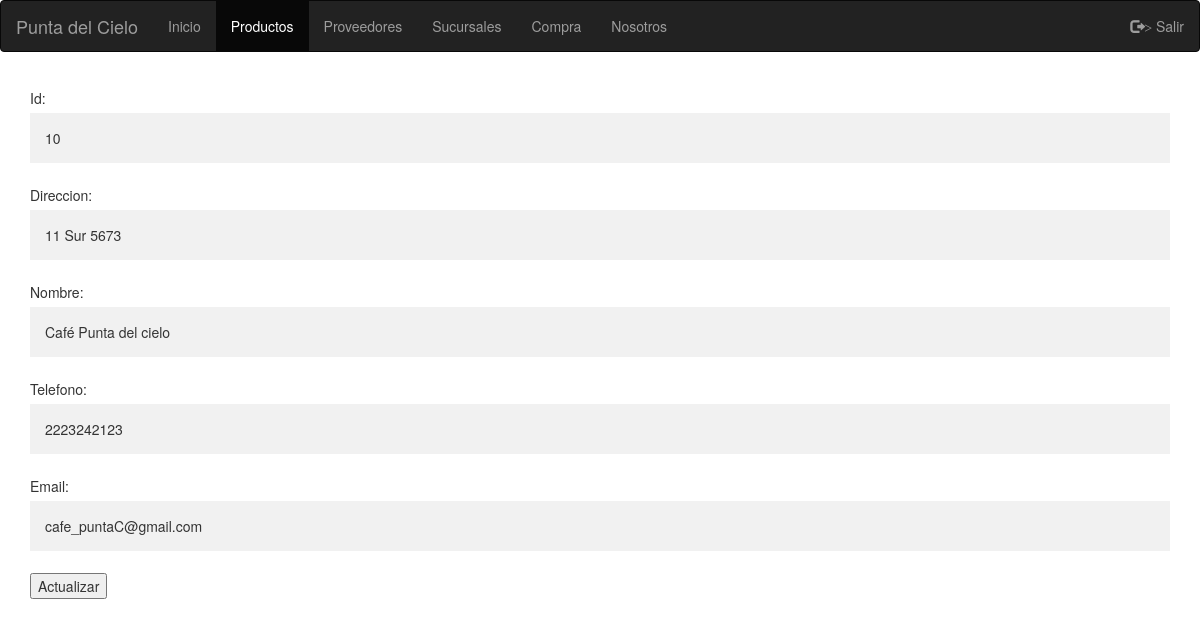
The app's page /worker/modificarProvedores.php?id_proveedor=10 with its own data.
### tables this page shows
CREATE TABLE `proveedor` (
  `id_proveedor` int(11) NOT NULL,
  `direccion` varchar(70) DEFAULT NULL,
  `nombre` varchar(30) DEFAULT NULL,
  `telefono` varchar(15) DEFAULT NULL,
  `email` varchar(40) DEFAULT NULL
);

### worker/modificarProvedores.php (the view, shortened to what this page needs)
<!DOCTYPE html>
<html>
<head>
	<link rel="stylesheet" type="text/css" href="../style/stylesBS.css">
	<link rel="stylesheet" href="https://maxcdn.bootstrapcdn.com/bootstrap/3.3.7/css/bootstrap.min.css">
</head>
<body>
		<nav class="navbar navbar-inverse">
			<div class="container-fluid">
				<div class="navbar-header">
	    		<a class="navbar-brand" href="../index_log.php"> Punta del Cielo </a>
				</div>
				<ul class="nav navbar-nav">
					<li><a href="../index_log.php"> Inicio </a></li>
					<li class="active"><a href="productos.php"> Productos </a></li>
					<li><a href="proveedores.php"> Proveedores </a></li>
					<li><a href="sucursales.php"> Sucursales </a></li>
					<li><a href="agregarC.php"> Compra </a></li>
					<li><a href="nosotros.php"> Nosotros </a></li>
		 		</ul>
				<ul class="nav navbar-nav navbar-right">
					<li><a action href="index.php"><span class="glyphicon glyphicon-log-out" name="salir" value="salir">></span> Salir </a></li>
				</ul>
			</div>
		</nav>
 <div class="container">
	 <?php
	 $id=$_GET['id_proveedor'];
	 $link=mysqli_connect("localhost","root","");
	 mysqli_select_db($link,"puntadelcielo");
	 $result=mysqli_query($link,"SELECT *FROM proveedor where id_proveedor=$id");
	 echo "<table border = '1'>";
	 while ($row = mysqli_fetch_array($result)) {
		 $id=$row['id_proveedor'];
		 $dir=utf8_encode($row['direccion']);
		 $nom=utf8_encode($row['nombre']);
		 $tel=$row['telefono'];
		 $email=utf8_encode($row['email']);
		 echo "<form action=\"actualizarProvedores.php\" method=\"post\">
		 Id: <input value=\"$id\" type=\"text\"  disabled/>
		 <input value=\"$id\" type=\"hidden\" name=\"id_proveedor\" />
		 <br>
		 Direccion:<br>
		 <input type=\"text\" name=\"direccion\" value=\"$dir\">
		 <br>
		 Nombre:<br>
		 <input type=\"text\" name=\"nombre\" value=\"$nom\">
		 <br>
		 Telefono:<br>
		 <input type=\"text\" name=\"telefono\" value=\"$tel\">
		 <br>
		 Email:<br>
		 <input type=\"text\" name=\"email\" value=\"$email\">
		 <br>
		 <input type=\"submit\" value=\"Actualizar\">
		 </form> ";
	 }
	 ?>
 </div>
</body>
</html>

### style/stylesBS.css (style rules this page uses)
.navbar { margin-bottom: 0; border-radius: 0; }
body { font-family: Arial, Helvetica, sans-serif; }
* { box-sizing: border-box }
input[type=text], input[type=password] { width: 100%; padding: 15px; margin: 5px 0 22px 0; display: inline-block; border: none; background: #f1f1f1; }
.container { padding: 16px; }

### records on screen
proveedor: id_proveedor "10", direccion "11 Sur 5673", nombre "Café Punta del cielo", telefono "2223242123", email "cafe_puntaC@gmail.com"
